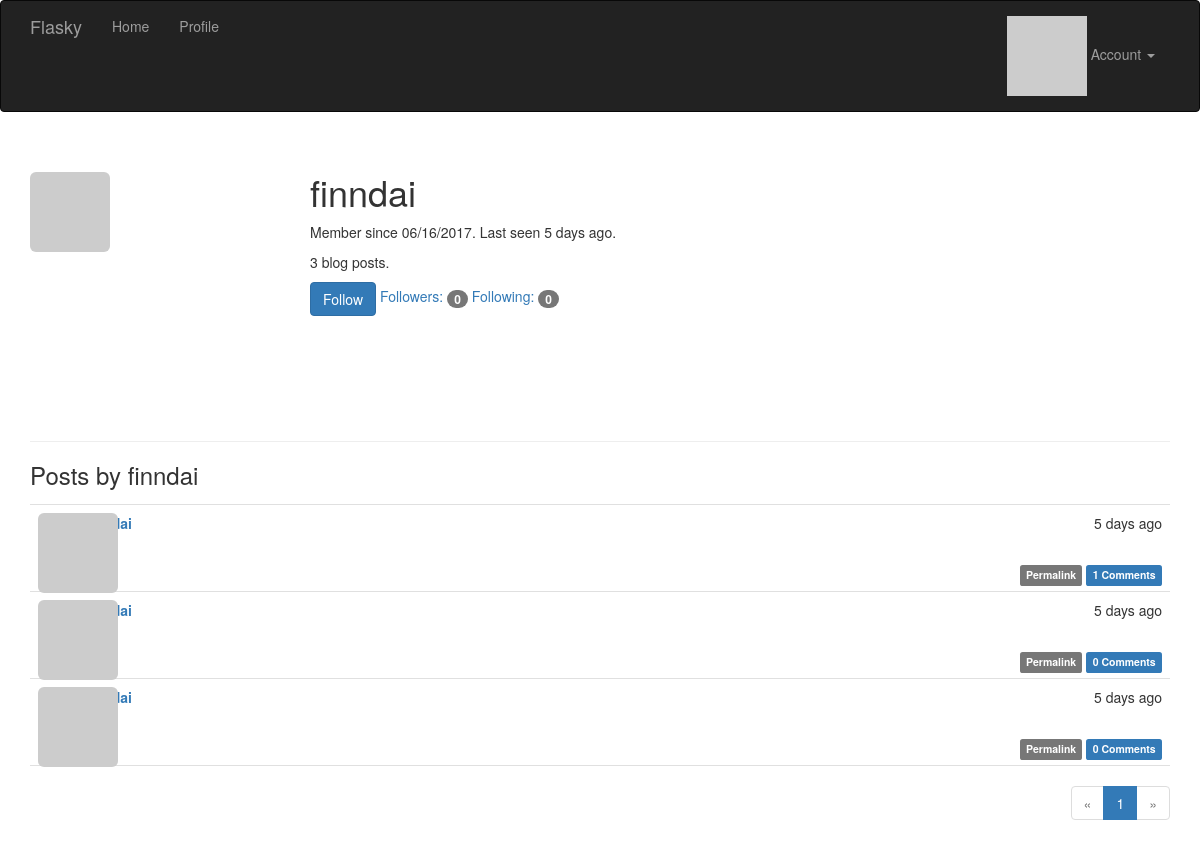
/user/finndai (signed in), run on the app's committed database.
### app/models.py (models this page shows, shortened)
class User(UserMixin, db.Model):
    __tablename__ = 'users'
    id = db.Column(db.Integer, primary_key=True)
    email = db.Column(db.String(64), unique=True, index=True)
    username = db.Column(db.String(64), unique=True, index=True)
    role_id = db.Column(db.Integer, db.ForeignKey('roles.id'))
    password_hash = db.Column(db.String(128))
    confirmed = db.Column(db.Boolean, default=False)
    name = db.Column(db.String(64))
    location = db.Column(db.String(64))
    about_me = db.Column(db.Text())
    member_since = db.Column(db.DateTime(),default=datetime.utcnow)
    last_seen = db.Column(db.DateTime(),default=datetime.utcnow)
    avatar_hash = db.Column(db.String(32))
    posts = db.relationship('Post',backref='author',lazy='dynamic')
    followed = db.relationship('Follow',
                               foreign_keys=[Follow.follower_id],
                               backref=db.backref('follower', lazy='joined'),
                               lazy='dynamic',
                               cascade='all, delete-orphan')
    followers = db.relationship('Follow',
                                foreign_keys=[Follow.followed_id],
                                backref=db.backref('followed', lazy='joined'),
                                lazy='dynamic',
                                cascade='all, delete-orphan')
    commments = db.relationship('Comment',backref='author',lazy='dynamic')
    def can(self,permissions):
        return self.role is not None and \
               (self.role.permissions & permissions) == permissions
    def is_administrator(self):
        return self.can(Permission.ADMINISTER)
    @property
    def password(self):
        raise AttributeError('password is not a readable attribute')
    def ping(self):
        self.last_seen = datetime.utcnow()
        db.session.add(self)
    def gravatar(self,size=100,default='identicon',rating='g'): #头像由链接和MD5散列值实现
        if request.is_secure:     #判断request是否为https
            url = 'https://secure.gravatar.com/avatar'
        else:
            url = 'http://www.gravatar.com/avatar'
        hash = self.avatar_hash or hashlib.md5(self.email.encode('utf-8')).hexdigest()
        return '{url}/{hash}?s={size}&d={default}&r={rating}'.format(url=url,hash=hash,
                                                                    size=size,default=default,rating=rating)
    def is_following(self, user):
        return self.followed.filter_by(
            followed_id=user.id).first() is not None

class Post(db.Model):
    __tablename__='posts'
    id = db.Column(db.Integer,primary_key=True)
    body = db.Column(db.Text)
    body_html=db.Column(db.Text)
    timestamp = db.Column(db.DateTime,index=True,default=datetime.utcnow)
    author_id = db.Column(db.Integer,db.ForeignKey('users.id'))
    comments = db.relationship('Comment',backref='post',lazy='dynamic')

### app/main/views.py (the view)
@main.route('/user/<username>')
def user(username):
    user = User.query.filter_by(username=username).first()
    if user is None:
        abort(404)
    page = request.args.get('page', 1, type=int)
    pagination = user.posts.order_by(Post.timestamp.desc()).paginate(page, per_page=current_app.config[
        'FLASKY_POSTS_PER_PAGE'],error_out=False)
    posts = pagination.items
    return render_template('user.html',user=user,posts=posts,pagination=pagination)

### app/auth/views.py (called while the page is built)
@auth.before_app_request
def before_request():
    if current_user.is_authenticated:
        current_user.ping()
        if not current_user.confirmed \
            and request.endpoint \
            and request.endpoint[:5] != 'auth.' \
            and request.endpoint != 'static':
            return redirect(url_for('auth.unconfirmed'))

### app/main/__init__.py (called while the page is built)
@main.app_context_processor
def inject_permissions():
    return dict(Permission=Permission)

### app/main/views.py (called while the page is built)
@main.after_app_request
def after_request(response):
    for query in get_debug_queries():
        if query.duration >= current_app.config['FLASKY_SLOW_DB_QUERY_TIME']:
            current_app.logger.warning(
                'Slow query: %s\nParameters: %s\nDuration: %fs\nContext: %s\n'
                %(query.statement,query.parameters,query.duration,query.context))
    return response

### app/models.py (called while the page is built)
@login_manager.user_loader
def load_user(user_id):
    return User.query.get(int(user_id))

### app/templates/user.html (shortened to what this page needs)
{% extends "base.html" %}
{% import "_macros.html" as macros %}
{% block page_content %}
<div class="page-header">
    <img class="img-rounded profile-thumbnail" src="{{ user.gravatar(size=256) }}">
    <div class="profile-header">
        <h1>{{ user.username }}</h1>
        <p>Member since {{ moment(user.member_since).format('L') }}. Last seen {{ moment(user.last_seen).fromNow() }}.</p>
        <p>{{ user.posts.count() }} blog posts.</p>
        <p>
            {% if current_user.can(Permission.FOLLOW) and user != current_user %}
                {% if not current_user.is_following(user) %}
                <a href="{{ url_for('.follow', username=user.username) }}" class="btn btn-primary">Follow</a>
                {% else %}
                <a href="{{ url_for('.unfollow', username=user.username) }}" class="btn btn-default">Unfollow</a>
                {% endif %}
            {% endif %}
            <a href="{{ url_for('.followers', username=user.username) }}">Followers: <span class="badge">{{ user.followers.count()-1}}</span></a>
            <a href="{{ url_for('.followed_by', username=user.username) }}">Following: <span class="badge">{{ user.followed.count()-1}}</span></a>
        </p>
    </div>
</div>
<h3>Posts by {{ user.username }}</h3>
{% include '_posts.html' %}
{% if pagination %}
<div class="pagination">
    {{ macros.pagination_widget(pagination, '.user', username=user.username) }}
</div>
{% endif %}
{% endblock %}

### app/templates/_posts.html (shortened to what this page needs)
<ul class="posts">
    {% for post in posts %}
    <li class="post">
        <div class="post-thumbnail">
            <a href="{{ url_for('.user', username=post.author.username) }}">
                <img class="img-rounded profile-thumbnail" src="{{ post.author.gravatar(size=40) }}">
            </a>
        </div>
        <div class="post-content">
            <div class="post-date">{{ moment(post.timestamp).fromNow() }}</div>
            <div class="post-author"><a href="{{ url_for('.user', username=post.author.username) }}">{{ post.author.username }}</a></div>
            <div class="post-body">
                {% if post.body_html %}
                    {{ post.body_html | safe }}
                {% else %}
                    {{ post.body }}
                {% endif %}
            </div>
            <div class="post-footer">
                <a href="{{url_for('.post',id=post.id)}}">
                    <span class="label label-default">Permalink</span>
                </a>
                <a href="{{ url_for('.post',id=post.id)}}"#comments">
                    <span class="label label-primary">{{post.comments.count()}} Comments</span>
                </a>
            </div>
        </div>
    </li>
    {% endfor %}
</ul>

### app/static/styles.css (style rules this page uses)
.profile-thumbnail { position: absolute; }
.profile-header { min-height: 260px; margin-left: 280px; }
ul.posts { list-style-type: none; padding: 0px; margin: 16px 0px 0px 0px; border-top: 1px solid #e0e0e0; }
ul.posts li.post { padding: 8px; border-bottom: 1px solid #e0e0e0; }
div.post-date { float: right; }
div.post-author { font-weight: bold; }
div.post-thumbnail { position: absolute; }
div.post-content { margin-left: 48px; min-height: 48px; }
div.post-footer { text-align: right; }
div.pagination { width: 100%; text-align: right; padding: 0px; margin: 0px; }

### data on the page
User: username "finndai", member_since "06/16/2017", last_seen "5 days ago"
Post: timestamp "5 days ago", comments.count "1"
Post: timestamp "5 days ago", comments.count "0"
Post: timestamp "5 days ago", comments.count "0"

### other printed values
{{ user.posts.count() }} "3"
{{ user.followers.count()-1 }} "0"
{{ user.followed.count()-1 }} "0"
{{ p }} "1"
